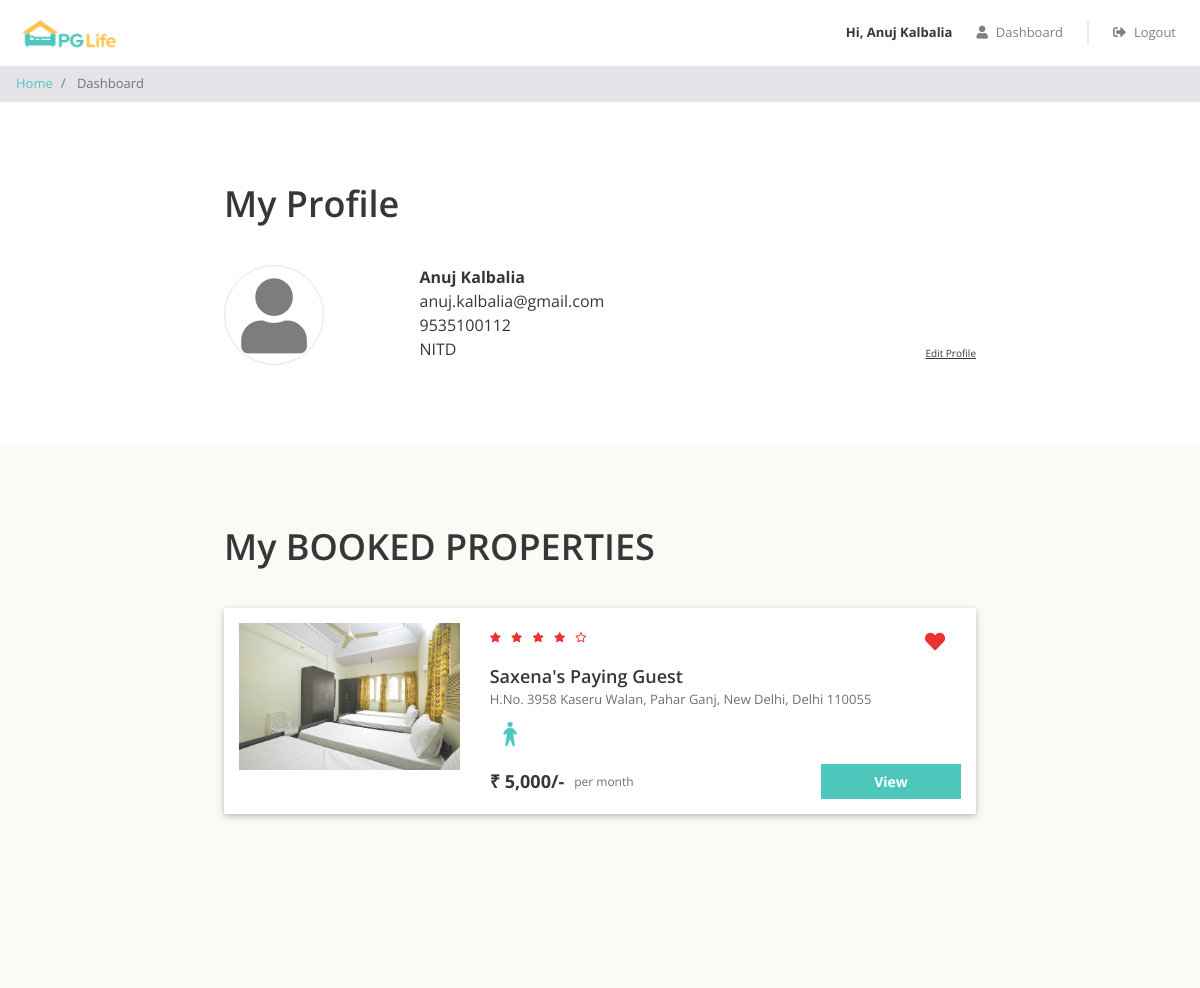
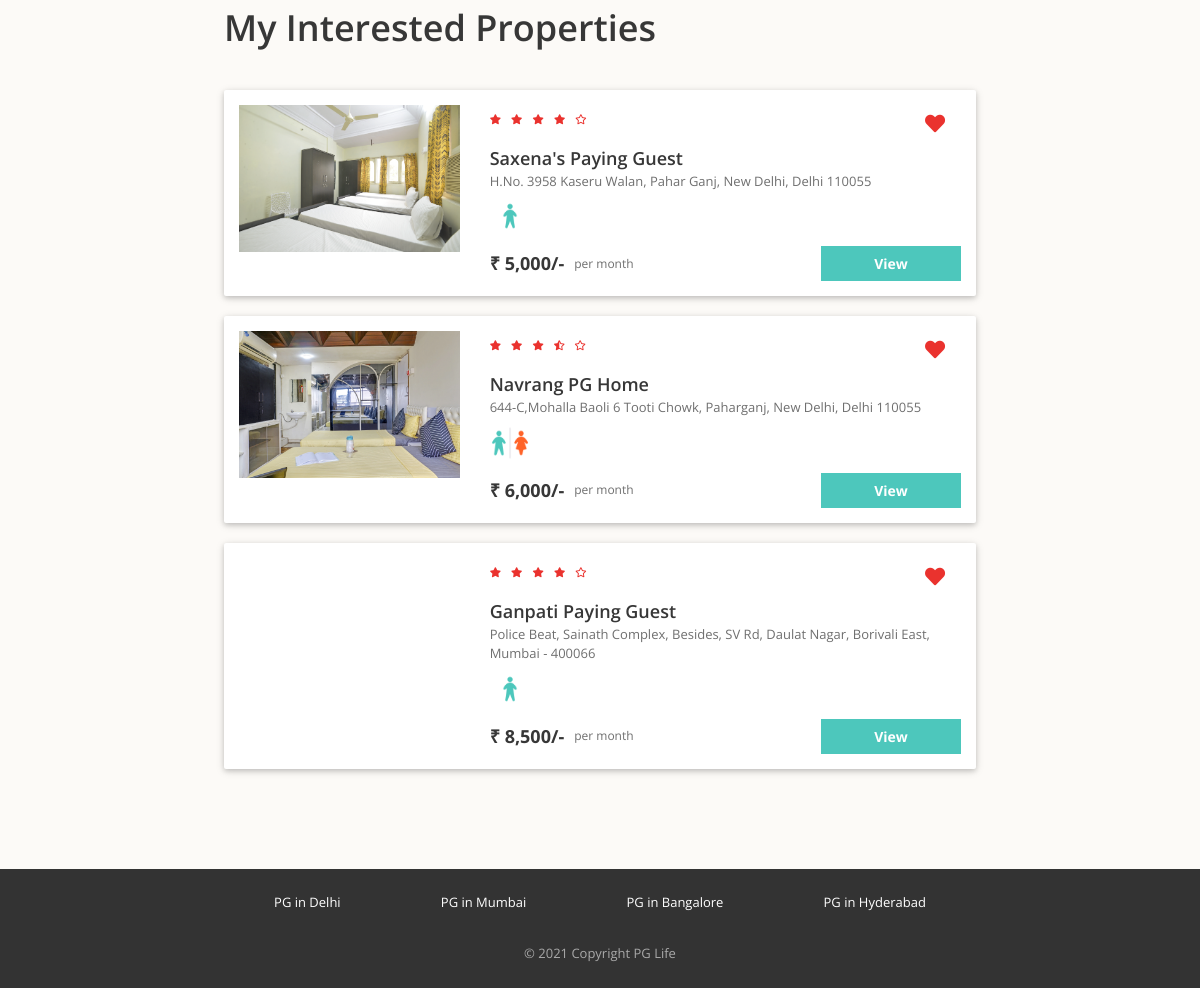
/dashboard.php (signed in), run on the app's committed database (2 pictures, top to bottom).
### tables this page shows
CREATE TABLE `users` (
  `id` int(11) NOT NULL,
  `email` varchar(100) NOT NULL,
  `password` varchar(100) NOT NULL,
  `full_name` varchar(100) NOT NULL,
  `phone` varchar(20) NOT NULL,
  `gender` enum('male','female') NOT NULL,
  `college_name` varchar(100) NOT NULL
);

CREATE TABLE `interested_users_properties` (
  `id` int(11) NOT NULL,
  `user_id` int(11) NOT NULL,
  `property_id` int(11) NOT NULL
);

CREATE TABLE `properties` (
  `id` int(11) NOT NULL,
  `city_id` int(11) NOT NULL,
  `name` varchar(100) NOT NULL,
  `address` varchar(255) NOT NULL,
  `description` longtext NOT NULL,
  `gender` enum('male','female','unisex') NOT NULL,
  `rent` int(11) NOT NULL,
  `rating_clean` float(2,1) NOT NULL,
  `rating_food` float(2,1) NOT NULL,
  `rating_safety` float(2,1) NOT NULL
);

### dashboard.php (the view, shortened to what this page needs)
<?php
require "includes/database_connect.php";
$user_id = $_SESSION['user_id'];
$sql_1 = "SELECT * FROM users WHERE id = $user_id";
$result_1 =  mysqli_query($db, $sql_1);
$user = mysqli_fetch_assoc($result_1);
$sql_2 = "SELECT *
            FROM interested_users_properties iup
            INNER JOIN properties p ON iup.property_id = p.id
            WHERE iup.user_id = $user_id";
$result_2 =  mysqli_query($db, $sql_2);
$interested_properties = mysqli_fetch_all($result_2, MYSQLI_ASSOC);
$sql_3 = "SELECT *
            FROM book_users_properties iup
            INNER JOIN properties p ON iup.property_id = p.id
            WHERE iup.user_id = $user_id";
$result_3 =  mysqli_query($db, $sql_3);
$book_properties = mysqli_fetch_all($result_3, MYSQLI_ASSOC);
?>
<!DOCTYPE html>
<html lang="en">
<head>
    <?php
    include "includes/head_links.php";
    ?>
    <link href="css/dashboard.css" rel="stylesheet" />
</head>
<body>
    <?php
    include "includes/header.php";
    ?>
    <nav aria-label="breadcrumb">
        <ol class="breadcrumb py-2">
            <li class="breadcrumb-item">
                <a href="index.php">Home</a>
            </li>
            <li class="breadcrumb-item active" aria-current="page">
                Dashboard
            </li>
        </ol>
    </nav>
    <div class="my-profile page-container">
        <h1>My Profile</h1>
        <div class="row">
            <div class="col-md-3 profile-img-container">
                <i class="fas fa-user profile-img"></i>
            </div>
            <div class="col-md-9">
                <div class="row no-gutters justify-content-between align-items-end">
                    <div class="profile">
                        <div class="name"><?= $user['full_name'] ?></div>
                        <div class="email"><?= $user['email'] ?></div>
                        <div class="phone"><?= $user['phone'] ?></div>
                        <div class="college"><?= $user['college_name'] ?></div>
                    </div>
                    <div class="edit">
                        <div class="edit-profile">Edit Profile</div>
                    </div>
                </div>
            </div>
        </div>
    </div>
    <?php
    if (count($book_properties) > 0) {
    ?>
        <div class="my-interested-properties">
            <div class="page-container">
                <h1>My BOOKED PROPERTIES</h1>
                <?php
                foreach ($book_properties as $property) {
                    $property_images = glob("img/properties/" . $property['id'] . "/*");
                ?>
                    <div class="property-card property-id-<?= $property['id'] ?> row">
                        <div class="image-container col-md-4">
                            <img src="<?= $property_images[0] ?>" />
                        </div>
                        <div class="content-container col-md-8">
                            <div class="row no-gutters justify-content-between">
                                <?php
                                $total_rating = ($property['rating_clean'] + $property['rating_food'] + $property['rating_safety']) / 3;
                                $total_rating = round($total_rating, 1);
                                ?>
                                <div class="star-container" title="<?= $total_rating ?>">
                                    <?php
                                    $rating = $total_rating;
                                    for ($i = 0; $i < 5; $i++) {
                                        if ($rating >= $i + 0.8) {
                                    ?>
                                            <i class="fas fa-star"></i>
                                        <?php
                                        } elseif ($rating >= $i + 0.3) {
                                        ?>
                                            <i class="fas fa-star-half-alt"></i>
                                        <?php
                                        } else {
                                        ?>
                                            <i class="far fa-star"></i>
                                    <?php
                                        }
                                    }
                                    ?>
                                </div>
                                <div class="interested-container">
                                    <i class="is-interested-image fas fa-heart" property_id="<?= $property['id'] ?>"></i>
                                </div>
                            </div>
                            <div class="detail-container">
                                <div class="property-name"><?= $property['name'] ?></div>
                                <div class="property-address"><?= $property['address'] ?></div>
                                <div class="property-gender">
                                    <?php
                                    if ($property['gender'] == "male") {
                                    ?>
                                        <img src="img/male.png">
                                    <?php
                                    } elseif ($property['gender'] == "female") {
                                    ?>
                                        <img src="img/female.png">
                                    <?php
                                    } else {
                                    ?>
                                        <img src="img/unisex.png">
                                    <?php
                                    }
                                    ?>
                                </div>
                            </div>
                            <div class="row no-gutters">
                                <div class="rent-container col-6">
                                    <div class="rent">₹ <?= number_format($property['rent']) ?>/-</div>
                                    <div class="rent-unit">per month</div>
                                </div>
                                <div class="button-container col-6">
                                    <a href="property_detail.php?property_id=<?= $property['id'] ?>" class="btn btn-primary">View</a>
                                </div>
                            </div>
                        </div>
                    </div>
                <?php
            }
                ?>
            </div>
        </div>
    <?php
}
    ?>
    <?php
    if (count($interested_properties) > 0) {
    ?>
        <div class="my-interested-properties">
            <div class="page-container">
                <h1>My Interested Properties</h1>
                <?php
                foreach ($interested_properties as $property) {
                    $property_images = glob("img/properties/" . $property['id'] . "/*");
                ?>
                    <div class="property-card property-id-<?= $property['id'] ?> row">
                        <div class="image-container col-md-4">
                            <img src="<?= $property_images[0] ?>" />
                        </div>
                        <div class="content-container col-md-8">
                            <div class="row no-gutters justify-content-between">
                                <?php
                                $total_rating = ($property['rating_clean'] + $property['rating_food'] + $property['rating_safety']) / 3;
                                $total_rating = round($total_rating, 1);
                                ?>
                                <div class="star-container" title="<?= $total_rating ?>">
                                    <?php
                                    $rating = $total_rating;
                                    for ($i = 0; $i < 5; $i++) {
                                        if ($rating >= $i + 0.8) {
                                    ?>
                                            <i class="fas fa-star"></i>
                                        <?php
                                        } elseif ($rating >= $i + 0.3) {
                                        ?>
                                            <i class="fas fa-star-half-alt"></i>
                                        <?php
                                        } else {
                                        ?>
                                            <i class="far fa-star"></i>
                                    <?php
                                        }
                                    }
                                    ?>
                                </div>
                                <div class="interested-container">
                                    <i class="is-interested-image fas fa-heart" property_id="<?= $property['id'] ?>"></i>
                                </div>
                            </div>
                            <div class="detail-container">
                                <div class="property-name"><?= $property['name'] ?></div>
                                <div class="property-address"><?= $property['address'] ?></div>
                                <div class="property-gender">
                                    <?php
                                    if ($property['gender'] == "male") {
                                    ?>
                                        <img src="img/male.png">
                                    <?php
                                    } elseif ($property['gender'] == "female") {
                                    ?>
                                        <img src="img/female.png">
                                    <?php
                                    } else {
                                    ?>
                                        <img src="img/unisex.png">
                                    <?php
                                    }
                                    ?>
                                </div>
                            </div>
                            <div class="row no-gutters">
                                <div class="rent-container col-6">
                                    <div class="rent">₹ <?= number_format($property['rent']) ?>/-</div>
                                    <div class="rent-unit">per month</div>
                                </div>
                                <div class="button-container col-6">
                                    <a href="property_detail.php?property_id=<?= $property['id'] ?>" class="btn btn-primary">View</a>
                                </div>
                            </div>
                        </div>
                    </div>
                <?php
                }
                ?>
            </div>
        </div>
    <?php
    }
    ?>
    <?php
    include "includes/footer.php";
    ?>
</body>
</html>

### css/common.css (style rules this page uses)
* { box-sizing: border-box; font-family: 'Open Sans', sans-serif; }
body { color: #373737; font-size: 16px; position: relative; }
h1, h2, h3, h4, h5, h6 { font-weight: 600; }
h1 { font-size: 36px; margin-bottom: 40px; }
.btn-primary, .btn-warning, .btn-danger { color: white; font-weight: bold; }
.breadcrumb { background-color: #e5e3e8; font-size: 13px; border-radius: 0px; margin-bottom: 0px; }
.page-container { max-width: 800px; padding: 80px 24px; margin: auto; }

### css/dashboard.css (style rules this page uses)
.profile-img { color: #7d7d7d; font-size: 75px; text-align: center; border: 1px solid #e4e4e4; border-radius: 50%; height: 100px; width: 100px; line-height: 100px; }
.profile .name { font-weight: bold; }
.edit-profile { font-size: 10px; text-decoration: underline; cursor: pointer; }
.my-interested-properties { background-color: #fcfaf7; }
.property-card { background-color: #ffffff; border-radius: 2px; padding: 15px 0px; margin: 20px auto; box-shadow: 0 2px 5px 0 rgba(0, 0, 0, 0.16), 0 2px 10px 0 rgba(0, 0, 0, 0.12); }
.image-container { text-align: center; }
.image-container img { width: 100%; max-width: 300px; }
.star-container i { color: #EA322E; font-size: 10px; margin-right: 6px; }
.interested-container { text-align: center; padding: 8px 16px; }
.interested-container i { color: #EA322E; font-size: 20px; cursor: pointer; }
.detail-container { padding-bottom: 10px; }
.property-name { font-size: 18px; font-weight: 600; }
.property-address { color: #6f6f6f; font-size: 13px; padding-bottom: 5px; }
.property-gender img { width: 40px; }
.rent-container { display: flex; align-items: center; }
.rent { font-size: 18px; font-weight: bold; padding-right: 10px; }
.rent-unit { color: #6f6f6f; font-size: 12px; }
.button-container .btn { font-size: 14px; border-radius: 0px; width: 140px; float: right; }

### data on the page
users: full_name "Anuj Kalbalia", email "anuj.kalbalia@gmail.com", phone "9535100112", college_name "NITD"
interested_users_properties: property.name "Saxena's Paying Guest", property.address "H.No. 3958 Kaseru Walan, Pahar Ganj, New Delhi, Delhi 110055", property.rent "5,000", shows a picture
interested_users_properties: shows a picture, property.name "Navrang PG Home", property.address "644-C,Mohalla Baoli 6 Tooti Chowk, Paharganj, New Delhi, Delhi 110055", property.rent "6,000"
interested_users_properties: property.name "Ganpati Paying Guest", property.address "Police Beat, Sainath Complex, Besides, SV Rd, Daulat Nagar, Borivali East, Mumbai - 400066", property.rent "8,500"

### other printed values
$_SESSION["full_name"] "Anuj Kalbalia"
